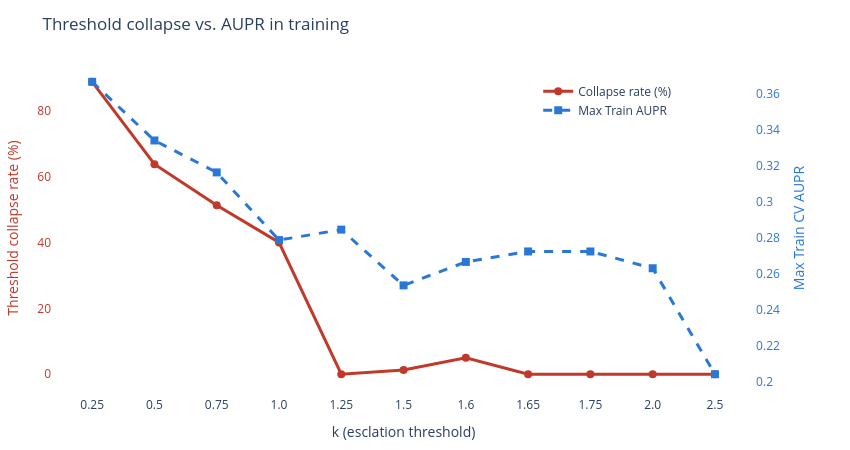

Notebook code cell kept with this figure:
### Code cell
ks = k_summary.index.astype(str)

fig = make_subplots(specs=[[{"secondary_y": True}]])

fig.add_trace(
    go.Scatter(
        x=ks,
        y=k_summary["collapse_rate_pct"],
        name="Collapse rate (%)",
        mode="lines+markers",
        line=dict(color="#c0392b", width=3),
        marker=dict(size=8),
    ),
    secondary_y=False,
)

fig.add_trace(
    go.Scatter(
        x=ks,
        y=k_summary["max_train_cv_aupr"],
        name="Max Train AUPR",
        mode="lines+markers",
        line=dict(color="#2a78d6", width=3, dash="dash"),
        marker=dict(size=8, symbol="square"),
    ),
    secondary_y=True,
)

fig.update_xaxes(title_text="k (esclation threshold)")
fig.update_yaxes(
    title_text="Threshold collapse rate (%)",
    secondary_y=False,
    title_font=dict(color="#c0392b"),
    tickfont=dict(color="#c0392b"),
)
fig.update_yaxes(
    title_text="Max Train CV AUPR",
    secondary_y=True,
    title_font=dict(color="#2a78d6"),
    tickfont=dict(color="#2a78d6"),
)

fig.update_layout(
    title_text="Threshold collapse vs. AUPR in training",
    width=850,
    height=450,
    plot_bgcolor="white",
    paper_bgcolor="white",
    hovermode="x unified",
    legend=dict(x=0.65, y=0.95),
    margin=dict(t=60, b=40, l=50, r=50),
)

fig.show()

### Figure 1 — Plotly figure (JSON) as saved in the notebook; plotly's stock layout.template omitted (floating-point values rounded to 4 significant figures)
{"data": [{"line": {"color": "#c0392b", "width": 3}, "marker": {"size": 8}, "mode": "lines+markers", "name": "Collapse rate (%)", "type": "scatter", "x": ["0.25", "0.5", "0.75", "1.0", "1.25", "1.5", "1.6", "1.65", "1.75", "2.0", "2.5"], "xaxis": "x", "y": [88.75, 63.75, 51.25, 40.0, 0.0, 1.25, 5.0, 0.0, 0.0, 0.0, 0.0], "yaxis": "y"}, {"line": {"color": "#2a78d6", "dash": "dash", "width": 3}, "marker": {"size": 8, "symbol": "square"}, "mode": "lines+markers", "name": "Max Train AUPR", "type": "scatter", "x": ["0.25", "0.5", "0.75", "1.0", "1.25", "1.5", "1.6", "1.65", "1.75", "2.0", "2.5"], "xaxis": "x", "y": [0.3664, 0.3339, 0.3162, 0.2787, 0.2845, 0.2536, 0.2666, 0.2724, 0.2724, 0.2631, 0.2044], "yaxis": "y2"}], "layout": {"height": 450, "hovermode": "x unified", "legend": {"x": 0.65, "y": 0.95}, "margin": {"b": 40, "l": 50, "r": 50, "t": 60}, "paper_bgcolor": "white", "plot_bgcolor": "white", "title": {"text": "Threshold collapse vs. AUPR in training"}, "width": 850, "xaxis": {"anchor": "y", "domain": [0, 0.94], "title": {"text": "k (esclation threshold)"}}, "yaxis": {"anchor": "x", "domain": [0, 1], "tickfont": {"color": "#c0392b"}, "title": {"font": {"color": "#c0392b"}, "text": "Threshold collapse rate (%)"}}, "yaxis2": {"anchor": "x", "overlaying": "y", "side": "right", "tickfont": {"color": "#2a78d6"}, "title": {"font": {"color": "#2a78d6"}, "text": "Max Train CV AUPR"}}}}
